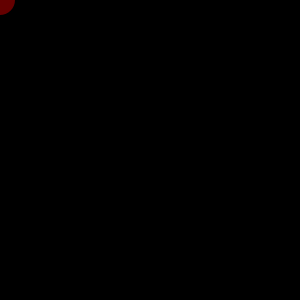
Frame 1 (no input)
Frame 60 (the mouse pressed at the canvas centre just before this capture): identical to frame 1, image omitted
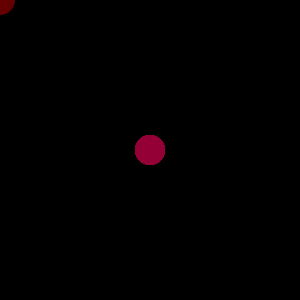
Frame 120 (the mouse held since frame 60 and released just before this capture)

The Processing sketch that drew these frames (run headless with seeded random() and noise(); from frame 60 on, the mouse is pressed at the canvas centre):

// Processing sketch: processing_41212
// ── processing_41212.pde

int x=10;
int c=50;
int v= 200;
void setup(){
   background(0);
  size(300,300);
}
   
  void draw(){
    if   (mousePressed) {
      float x= mouseY;
    float y= mouseX;
     
     fill(x,0-c,255-v,70);
     ellipse(mouseX,mouseY,30,30); 
 
}


else {
     
   
    float x= mouseY;
    float y= mouseX;
    smooth();
  background(0); 
     
    noStroke();
    fill(255,0,0,100);
    ellipse(mouseX,mouseY,30,30);}


  }             
